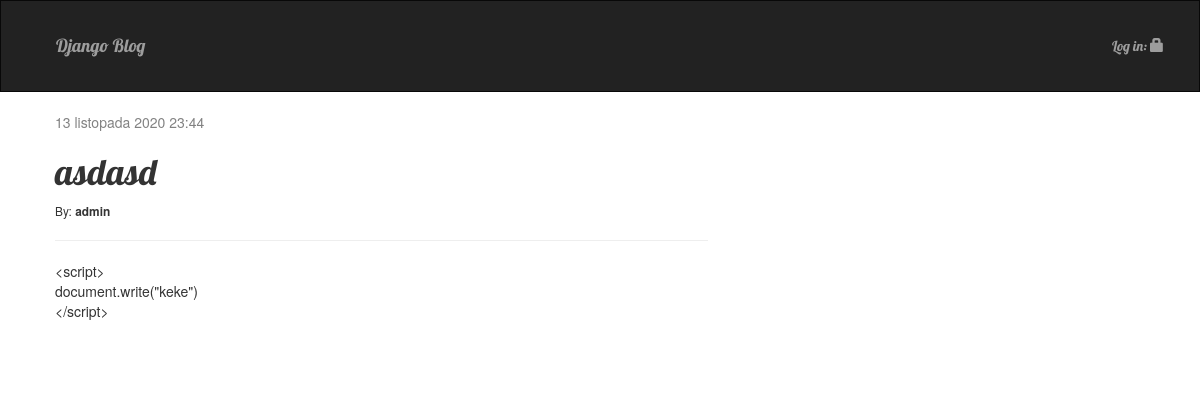
Screenshot of /post/7/ with the database file from the repository.
### blog/models.py (models this page shows, shortened)
class Post(models.Model):
    author = models.ForeignKey(User, on_delete=models.CASCADE)
    title = models.CharField(max_length=200)
    text = models.TextField()
    created_date = models.DateTimeField(default=timezone.now)
    published_date = models.DateTimeField(blank=True, null=True)

### blog/views.py (the view)
# urls.py: path('post/<int:pk>/', views.post_detail, name='post_detail'),
def post_detail(request, pk):
    post = get_object_or_404(Post, pk=pk)
    return render(request, 'blog/post_detail.html', {'post': post})

### blog/templates/blog/post_detail.html (shortened to what this page needs)
{% extends 'blog/base.html' %}
{% block content %}
    <div class="post">
        {% if post.published_date %}
            <div class="date">
                {{ post.published_date }}
            </div>
        {% endif %}
        <h1>{{ post.title }}</h1>
        <small> By: <b>{{ post.author }} </b></small>
        <hr>
        <p>{{ post.text|linebreaksbr }}</p>
    </div>
{% endblock %}

### static/css/blog.css (style rules this page uses)
h1, h2, h3, h4 { font-family: 'Lobster', cursive; }
.date { color: #828282; }
.post { margin-bottom: 70px; }

### rows the page displays
Post: published_date "13 listopada 2020 23:44", title "asdasd", author "admin", text "<script> document.write(\"keke\") </script>"
